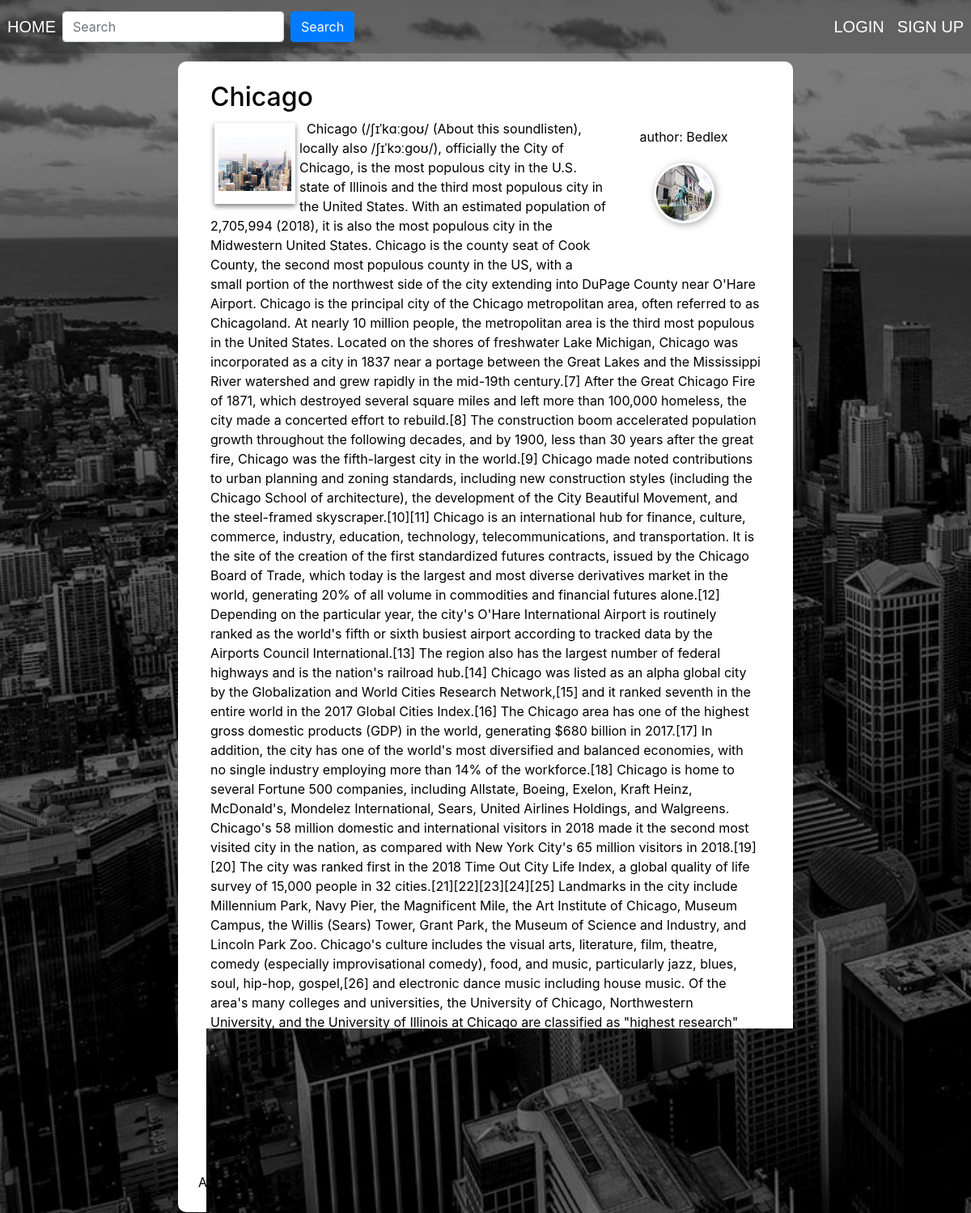
/post/1, run on the app's committed database.
### app_base/models.py (models this page shows, shortened)
class Article(db.Model):
    id = db.Column(db.Integer, primary_key = True)
    category = db.Column(db.String(100), nullable = False)
    title = db.Column(db.String(400),unique = True, nullable = False)
    author = db.Column(db.Integer, db.ForeignKey('user.id'))
    article = db.Column(db.Text, nullable = False)
    location = db.Column(db.String(400), nullable = False)
    source = db.Column(db.String(150))
    date_created = db.Column(db.DateTime, default = datetime.now)
    photopath = db.Column(db.Text)

class User(db.Model,UserMixin):
    id = db.Column(db.Integer, primary_key = True)
    username = db.Column(db.String(100), unique = True, nullable = False)
    firstname = db.Column(db.String(100))
    lastname = db.Column(db.String(100))
    email = db.Column(db.String(150), unique = True ,nullable = False)
    photourl = db.Column(db.String(500))
    password = db.Column(db.String(300), nullable = False)
    date_created = db.Column(db.DateTime, default = datetime.now)
    articles = db.relationship('Article', backref='owner', lazy="dynamic")

### app_base/routes.py (the view)
@app.route("/post/<int:post_id>")
def post(post_id):
    post1 = Article.query.filter_by(id=post_id).first_or_404()
    user = User.query.filter_by(username=post1.author).one_or_none()
    post = Posts()
    post.id = post1.id
    post.category = post1.category
    post.title = post1.title
    post.author = post1.author
    post.authorPhoto = user.photourl
    post.article = post1.article
    post.location = post1.location
    post.source = post1.source
    post.date_created = post1.date_created.strftime('%B %d, %Y')
    post.photopath = text_to_list(post1.photopath)
    return render_template("post.html", post = post)

### app_base/routes.py (called while the page is built)
def text_to_list(text):
    a =[]
    if text:
        a = list(text.split("#!$"))
    return a

### app_base/templates/post.html (shortened to what this page needs)
{% extends "index.html" %}
{% block content %}
<div class="container">
  <div class="row d-flex justify-content-center align-items-center content1">
    <div class="col-12">
  <div class="row d-flex justify-content-center">
  <div class="col-12"><h2>{{ post.title }}</h2>
    {% if post.photopath: %}
  <img class="artimg" src="{{url_for('static',filename='artimages/' + post.photopath[0])}}" alt="{{post.title}}">
    {% endif %}
    <div class="data">
    <div class="avatat_title">author: {{ post.author }}</div>
      {% if post.authorPhoto: %}
    <img class="avatar" src="{{post.authorPhoto}}" alt="{{post.author}}">
      {% endif %}
  </div>
  <p>&nbsp&nbsp{{ post.article|safe }}</p>
</div>
  </div>
<div class="row justify-content-center">
  {% if post.photopath: %}
  {% for photo in post.photopath: %}
  <img class="artimg" src="{{url_for('static',filename='artimages/' + photo)}}" alt="{{post.title}}">
  {% endfor %}
  {% endif %}
</div>
  <div class="row d-flex justify-content-between">
  <div class="support_info ">Address: {{ post.location|safe }} </div>
  <div class="avatat_title">{{ post.date_created }}</div>
  </div>
</div>
</div>
</div>
{% endblock content %}

### app_base/templates/index.html (shortened to what this page needs)
<!DOCTYPE html>
<html lang="en">
<head>
  <link rel="stylesheet" href="{{ url_for('static',filename='css/bootstrap.min.css') }}">
  <link rel="stylesheet" href="{{ url_for('static',filename='css/main.css') }}">
</head>
<body>
<div class="row">
  <nav class="navbar navbar-expand-sm nvbr">
    <ul class="navbar-nav justify-content-beetwen">
      <li class="nav-item"><a class ="nav-link" href="{{ url_for("home") }}">home</a></li>
      <form class="form-inline">
      <input class="form-control mr-sm-2" type="search" placeholder="Search" name="search" value="{{ request.args.get('search','') }}" aria-label="Search">
      <button class="btn btn-primary" type="submit">Search</button>
      </form>
    </ul>
    <ul class="navbar-nav ml-auto">
      {% if current_user.is_authenticated: %}
      <li class="nav-item"><a class ="nav-link" href="{{ url_for("post_article") }}">new post</a></li>
       <span class="nav-link user"><a href="/user/{{current_user.id}}">User: {{current_user.username}}</a></span>
      <li class="nav-item"><a class ="nav-link" href="{{ url_for("logout") }}">logout</a></li>
       {% else: %}
       <li class="nav-item"><a class ="nav-link" href="{{ url_for("login") }}">login</a></li>
       <li class="nav-item"><a class ="nav-link" href="{{ url_for("email_confirm") }}">sign up</a></li>
      {% endif %}
        </ul>
  </nav>
</div>
<div class="row justify-content-center">
  <div class="col-12 col-xl-8">
{% block content %}
{% endblock content %}
</div>
</div>
</body>
</html>

### app_base/static/css/main.css (style rules this page uses)
body { background-image: url("../img/Chicago_background_QWE.jpg"); background-repeat: no-repeat; background-size: cover; background-attachment: fixed; color: #fff; }
.nvbr { display:flex; width:100%; margin-bottom: 10px; background-color: rgba(10,10,10,0.2); }
.nav-link { padding:10px 40px; text-decoration: none; color:#fff; text-transform: uppercase; font-family: arial; font-weight: 400; font-size: 20px; transition: 0.3s linear; }
.content1 { display:block; margin: 0px 0px 20px 0px; padding: 25px; width: 100%; background-color: #fff; color: black; border-radius: 10px; }
.avatar { position: relative; margin: 10px 10px; height: 150px; width: 150px; padding:3px; background-color: #fff; box-shadow: 2px 2px 10px #aaaaaa; }
.support_info { display: inline-block; }
.artimg { float:left; height: 250px; width: 250px; object-fit: cover; padding: 10px 10px 25px 10px; margin:15px; box-shadow: 0 3px 6px rgba(0,0,0,.5); }
.data { text-align: center; margin:10px 10px 35px 10px; float:right; width: 170px; height: auto; }
@media (max-width:1750px) { .artimg { float:left; height: 100px; width: 100px; object-fit: contain; padding: 5px; margin:5px; box-shadow: 0 3px 6px rgba(0,0,0,.5); } }
@media (max-width:1750px) { .avatar { position: relative; margin: 20px 15%; height: 75px; width: 75px; padding:3px; background-color: #fff; box-shadow: 2px 2px 10px #aaaaaa; border-radius: 50%; } }

### data on the page
Article: title "Chicago", author "Bedlex", article "Chicago (/ʃɪˈkɑːɡoʊ/ (About this soundlisten), locally also /ʃɪˈkɔːɡoʊ/), officially the City of Chicago, is the most populous city in the U.S. state of Illinois and the third most populous city in the United States. With an estimated population of 2,705,994 (2018), it is also the most populous city in the Midwestern United States. Chicago is the county seat of Cook County, the second most populous county in the US, with a small portion of the northwest side of the city extending into DuPage County near O'Hare Airport. Chicago is the principal city of the Chicago metropolitan area, often referred to as Chicagoland. At nearly 10 million people, the metropolitan area is the third most…", location "Chicago IL"
User: authorPhoto (picture)

### other printed values
{{ post.date_created }} "December 03, 2019"
